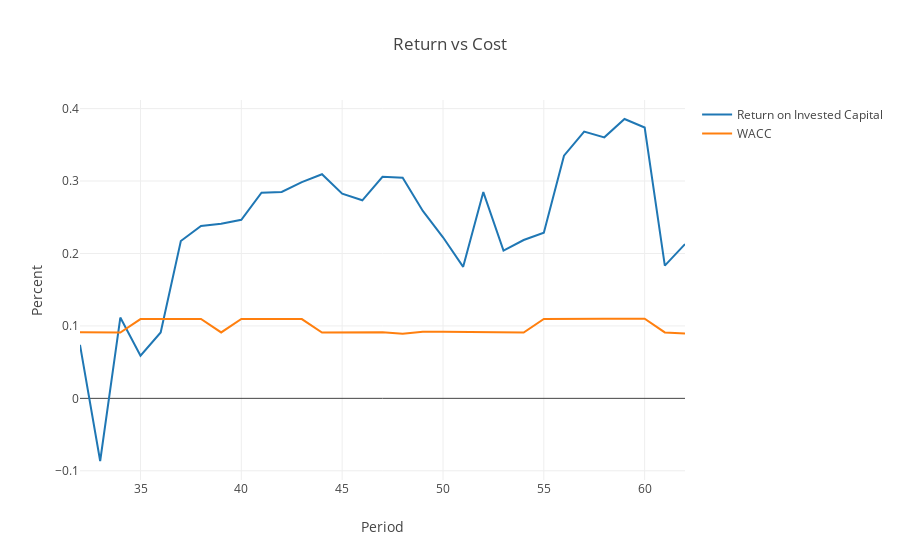
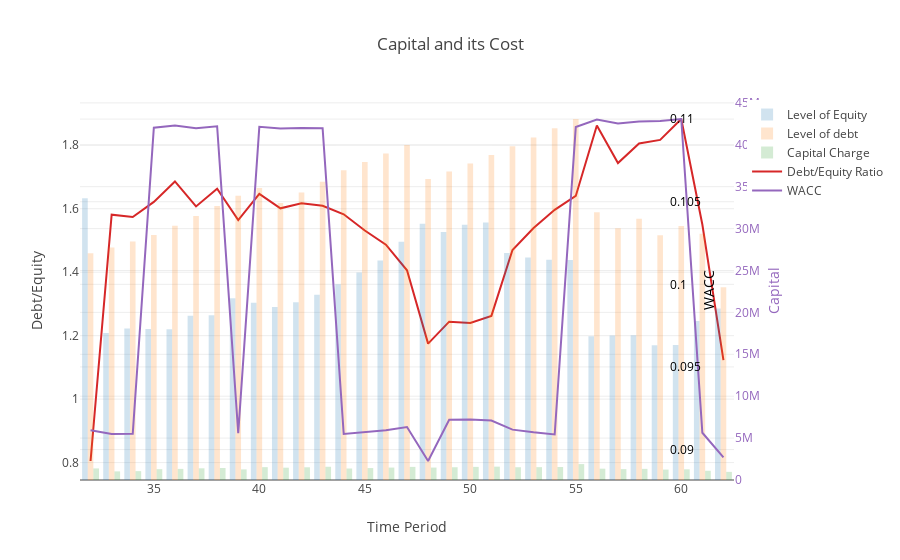

Notebook code cell kept with these figures, in order:
### Code cell
########################

d = []
# for attr in df_private.index.levels[1].values:
# for attr in ['Sales Units Japan P1', 'Sales Rev Japan P1']:
# display(df_private.xs(attr, level=1).values)

d.append(Scatter(
        x=df_private.index.levels[0].values, 
        y=df_private.xs('Return on Invested Capital', level=1).values.flatten(),
        name='Return on Invested Capital',
        yaxis='y1'))
d.append(Scatter(
        x=df_private.index.levels[0].values, 
        y=df_private.xs('WACC', level=1).values.flatten(),
        name='WACC',
        yaxis='y1'))

data = Data(d)


layout=Layout(
        xaxis=dict(
            title='Period'
        ),
        yaxis=dict(
            title='Percent'
        ),
        title= 'Return vs Cost')

fig = Figure(data=data, layout=layout)
iplot(fig)

############

d=[]
d.append(Bar(
        x=df_private.index.levels[0].values, 
        y=df_private.xs('Level of Equity', level=1).values.flatten(),
        name='Level of Equity',
        yaxis='y2',
        opacity=0.2))
d.append(Bar(
        x=df_private.index.levels[0].values, 
        y=df_private.xs('Level of debt', level=1).values.flatten(),
        name='Level of debt',
        yaxis='y2',
        opacity=0.2))
d.append(Bar(
        x=df_private.index.levels[0].values, 
        y=df_private.xs('Capital Charge', level=1).values.flatten(),
        name='Capital Charge',
        yaxis='y2',
        opacity=0.2))
d.append(Scatter(
        x=df_private.index.levels[0].values, 
        y=df_private.xs('Debt/Equity Ratio', level=1).values.flatten(),
        name='Debt/Equity Ratio',
        yaxis='y1'))
d.append(Scatter(
        x=df_private.index.levels[0].values, 
        y=df_private.xs('WACC', level=1).values.flatten(),
        name='WACC',
        yaxis='y3'))



data = Data(d)

layout=Layout(
        xaxis=dict(
            title='Time Period'
        ),
        yaxis=dict(
            title='Debt/Equity'
        ),
        yaxis2=dict(
            title='Capital',
            titlefont=dict(
                color='rgb(148, 103, 189)'
            ),
            tickfont=dict(
                color='rgb(148, 103, 189)'
            ),
            overlaying='y',
            side='right'
        ),
        yaxis3=dict(
            title='WACC',
            titlefont=dict(
                color='#000000'
            ),
            tickfont=dict(
                color='#000000'
            ),
            anchor='free',
            overlaying='y',
            side='right',
            position=0.90
        ),
        title= 'Capital and its Cost')

fig = Figure(data=data, layout=layout)
iplot(fig)

### Figure 1 — Plotly figure (JSON) as saved in the notebook; plotly's stock layout.template omitted (floating-point values rounded to 4 significant figures)
{"data": [{"name": "Return on Invested Capital", "type": "scatter", "x": [32, 33, 34, 35, 36, 37, 38, 39, 40, 41, 42, 43, 44, 45, 46, 47, 48, 49, 50, 51, 52, 53, 54, 55, 56, 57, 58, 59, 60, 61, 62], "y": [0.07389, -0.08648, 0.1115, 0.05899, 0.09096, 0.2172, 0.2378, 0.2411, 0.2465, 0.2839, 0.2849, 0.2984, 0.3094, 0.2825, 0.2734, 0.3059, 0.3045, 0.2587, 0.2223, 0.1816, 0.2847, 0.2039, 0.2186, 0.2286, 0.3351, 0.3683, 0.3603, 0.3856, 0.3738, 0.1832, 0.2129], "yaxis": "y1"}, {"name": "WACC", "type": "scatter", "x": [32, 33, 34, 35, 36, 37, 38, 39, 40, 41, 42, 43, 44, 45, 46, 47, 48, 49, 50, 51, 52, 53, 54, 55, 56, 57, 58, 59, 60, 61, 62], "y": [0.09117, 0.09095, 0.09096, 0.1095, 0.1096, 0.1094, 0.1096, 0.09099, 0.1095, 0.1094, 0.1095, 0.1094, 0.09095, 0.09106, 0.09117, 0.09137, 0.08931, 0.09181, 0.09182, 0.09176, 0.09121, 0.09104, 0.09091, 0.1095, 0.11, 0.1097, 0.1099, 0.1099, 0.11, 0.09102, 0.08953], "yaxis": "y1"}], "layout": {"title": "Return vs Cost", "xaxis": {"title": "Period"}, "yaxis": {"title": "Percent"}}}

### Figure 2 — Plotly figure (JSON) as saved in the notebook; plotly's stock layout.template omitted (floating-point values rounded to 4 significant figures)
{"data": [{"name": "Level of Equity", "opacity": 0.2, "type": "bar", "x": [32, 33, 34, 35, 36, 37, 38, 39, 40, 41, 42, 43, 44, 45, 46, 47, 48, 49, 50, 51, 52, 53, 54, 55, 56, 57, 58, 59, 60, 61, 62], "y": [33620000.0, 17540000.0, 18090000.0, 18020000.0, 17990000.0, 19590000.0, 19650000.0, 21690000.0, 21150000.0, 20630000.0, 21200000.0, 22120000.0, 23350000.0, 24770000.0, 26200000.0, 28440000.0, 30570000.0, 29580000.0, 30470000.0, 30720000.0, 27080000.0, 26550000.0, 26280000.0, 26260000.0, 17160000.0, 17230000.0, 17270000.0, 16070000.0, 16100000.0, 18960000.0, 20470000.0], "yaxis": "y2"}, {"name": "Level of debt", "opacity": 0.2, "type": "bar", "x": [32, 33, 34, 35, 36, 37, 38, 39, 40, 41, 42, 43, 44, 45, 46, 47, 48, 49, 50, 51, 52, 53, 54, 55, 56, 57, 58, 59, 60, 61, 62], "y": [27063160, 27731620, 28469281, 29226564, 30337173, 31489986, 32686605, 33928696, 34831199, 33040785, 34296335, 35599596, 36952381, 37935314, 38944393, 39980314, 35910790, 36797787, 37776608, 38781466, 39813053, 40872080, 41959277, 43075394, 31944859, 30044764, 31186465, 29205651, 30315466, 29391454, 22987067], "yaxis": "y2"}, {"name": "Capital Charge", "opacity": 0.2, "type": "bar", "x": [32, 33, 34, 35, 36, 37, 38, 39, 40, 41, 42, 43, 44, 45, 46, 47, 48, 49, 50, 51, 52, 53, 54, 55, 56, 57, 58, 59, 60, 61, 62], "y": [1383000.0, 1029000.0, 1059000.0, 1293000.0, 1324000.0, 1398000.0, 1434000.0, 1265000.0, 1533000.0, 1468000.0, 1519000.0, 1579000.0, 1371000.0, 1428000.0, 1485000.0, 1563000.0, 1484000.0, 1523000.0, 1567000.0, 1594000.0, 1525000.0, 1535000.0, 1551000.0, 1898000.0, 1350000.0, 1297000.0, 1331000.0, 1244000.0, 1277000.0, 1100000.0, 972800.0], "yaxis": "y2"}, {"name": "Debt/Equity Ratio", "type": "scatter", "x": [32, 33, 34, 35, 36, 37, 38, 39, 40, 41, 42, 43, 44, 45, 46, 47, 48, 49, 50, 51, 52, 53, 54, 55, 56, 57, 58, 59, 60, 61, 62], "y": [0.8049, 1.581, 1.574, 1.622, 1.686, 1.607, 1.663, 1.564, 1.647, 1.601, 1.618, 1.61, 1.582, 1.531, 1.487, 1.406, 1.175, 1.244, 1.24, 1.262, 1.47, 1.539, 1.597, 1.64, 1.862, 1.744, 1.806, 1.817, 1.883, 1.55, 1.123], "yaxis": "y1"}, {"name": "WACC", "type": "scatter", "x": [32, 33, 34, 35, 36, 37, 38, 39, 40, 41, 42, 43, 44, 45, 46, 47, 48, 49, 50, 51, 52, 53, 54, 55, 56, 57, 58, 59, 60, 61, 62], "y": [0.09117, 0.09095, 0.09096, 0.1095, 0.1096, 0.1094, 0.1096, 0.09099, 0.1095, 0.1094, 0.1095, 0.1094, 0.09095, 0.09106, 0.09117, 0.09137, 0.08931, 0.09181, 0.09182, 0.09176, 0.09121, 0.09104, 0.09091, 0.1095, 0.11, 0.1097, 0.1099, 0.1099, 0.11, 0.09102, 0.08953], "yaxis": "y3"}], "layout": {"title": "Capital and its Cost", "xaxis": {"title": "Time Period"}, "yaxis": {"title": "Debt/Equity"}, "yaxis2": {"overlaying": "y", "side": "right", "tickfont": {"color": "rgb(148, 103, 189)"}, "title": "Capital", "titlefont": {"color": "rgb(148, 103, 189)"}}, "yaxis3": {"anchor": "free", "overlaying": "y", "position": 0.9, "side": "right", "tickfont": {"color": "#000000"}, "title": "WACC", "titlefont": {"color": "#000000"}}}}
